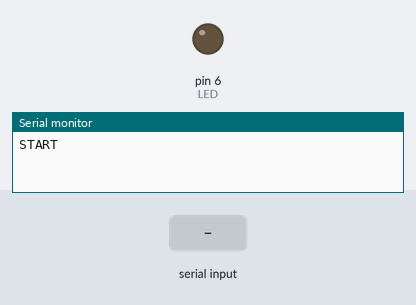
A sketch run on a simulated Arduino Uno, built with avr-gcc and run on an emulated ATmega328P. Parts: output pins drawn as LEDs (lit = HIGH), the last lines printed to the serial monitor. The inputs (shaded band) are chosen by the test bench.

Above: at 1.2 s.
1.3 s: "ON" received over Serial
At 3.5 s:
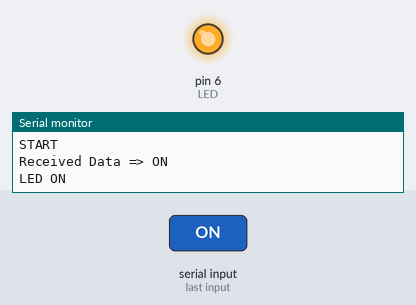
3.8 s: "OFF" received over Serial
At 5.6 s:
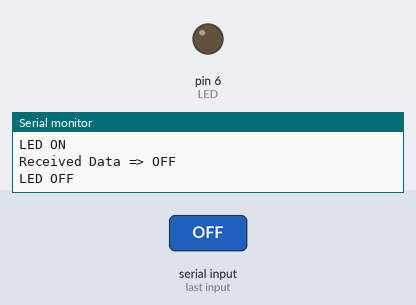
Timing chart, 0 to 7.1 s (numbered marks = the images above; inputs shaded):
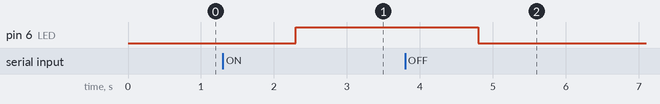

The sketch:

BlinkSerial.ino
```cpp
String s1 = "";
byte LED = 6; //2 wemos d1 mini, 6 mkr1000

void setup()
{
    pinMode(LED, OUTPUT);
    Serial.begin(9600);
    Serial.println("START");
}


void loop()
{
    s1 = Serial.readString();               // s1 is String type variable.
    if (s1!=""){
        Serial.print("Received Data => ");
        Serial.println(s1);                 //display same received Data back in serial monitor.

        if(s1.indexOf("ON")>=0){            //ON order from serial monitor
            digitalWrite(LED,HIGH);
            Serial.println("LED ON");
        }
        else if(s1.indexOf("OFF")>=0){      //OFF order from serial monitor
            digitalWrite(LED,LOW);
            Serial.println("LED OFF");
        }
        else{                               //Invalid order from serial monitor
            Serial.println("Invalid Data");
        }
    }

    delay(100);

}
```

Measured:
- after the input at 1.3 s, pin 6 (LED): LOW → HIGH after 1.0 s
- after the input at 3.8 s, pin 6 (LED): HIGH → LOW after 1.0 s
